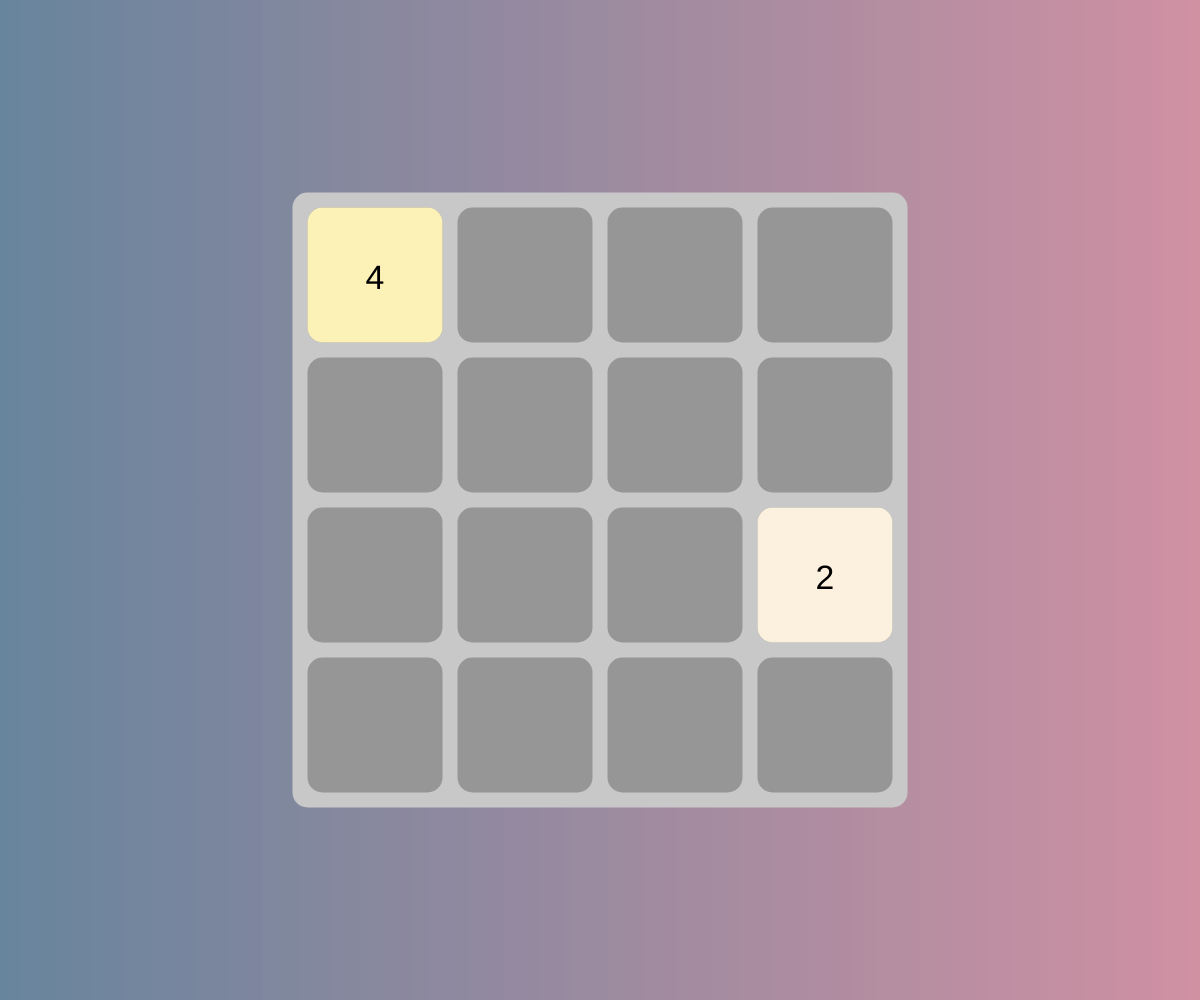
Frame 1 (no input)
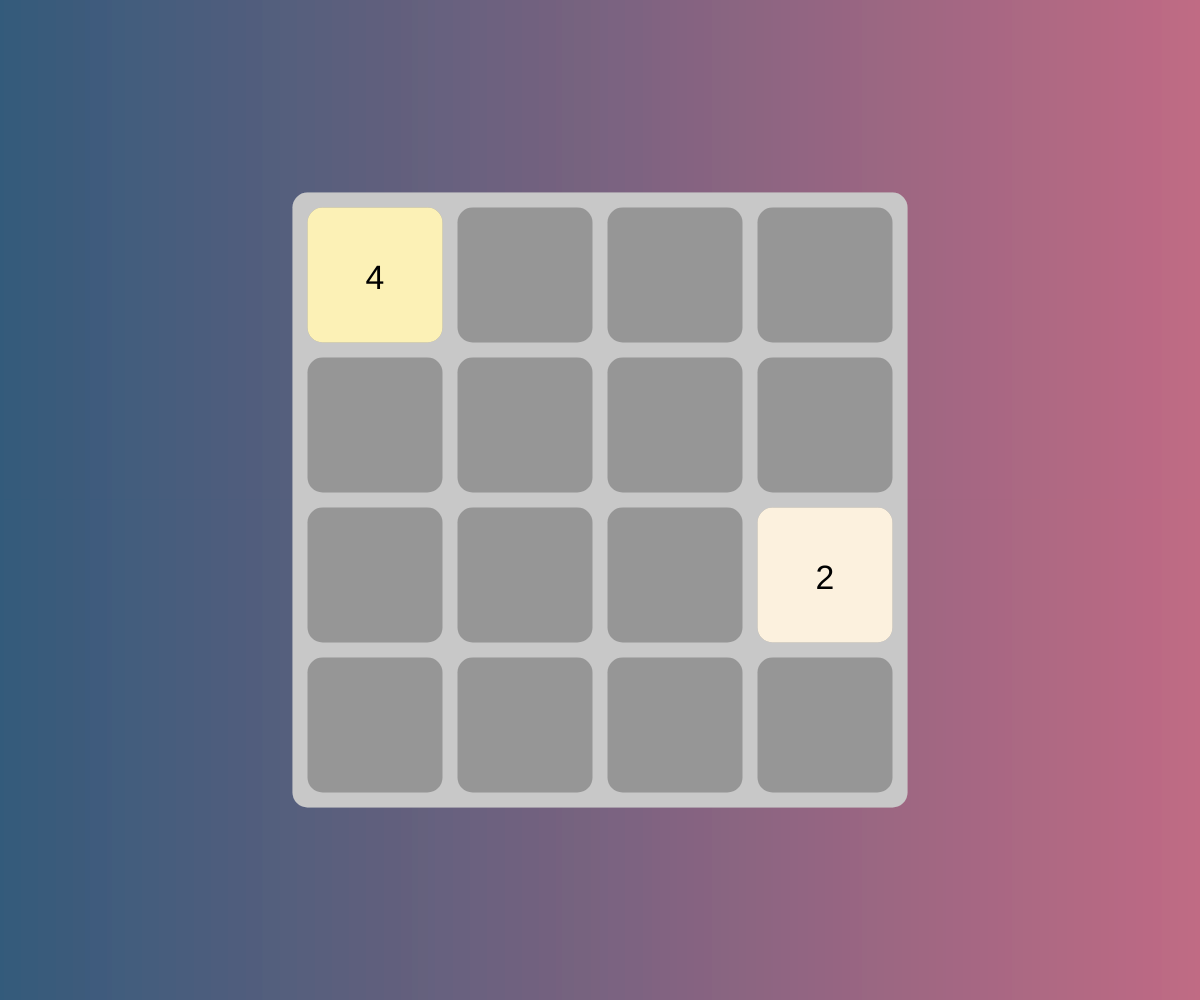
Frame 60 (no input)
Frame 120 (the mouse pressed at the canvas centre since frame 60): identical to frame 60, image omitted

The p5.js sketch that drew these frames (run headless with seeded random() and noise() and a simulated clock; from frame 60 on, the mouse is pressed at the canvas centre):

// p5.js sketch
// ── sketch.js
const   Y_AXIS = 1,
        X_AXIS = 2,
        COLS = 4,
        ROWS = 4,
        GAME = new Game2048(ROWS, COLS)

let     canvas, 
        CENTER_POINT,
        SIZE,
        GUT,
        COLOR_1,
        COLOR_2

function setup() {
    // frameRate(5)
    COLOR_1 = color(53, 92, 125)
    COLOR_2 = color(192, 108, 132)

    canvas = createCanvas(windowWidth, windowHeight)
    canvas.style('display', 'block')

    CENTER_POINT = createVector(windowWidth / 2, windowHeight / 2)
    SIZE = 600
    GUT = 15
    GAME.set_sizes(SIZE, GUT)
}

function draw() {
    setGradient(0, 0, width, height, COLOR_1, COLOR_2, X_AXIS)

    translate(CENTER_POINT)
    rectMode(CENTER);

    // Table
    draw_table()

    // Game
    GAME.draw()
}

function draw_table() {
    noStroke()
    fill(200)
    rect(0, 0, SIZE + GUT, SIZE + GUT, 15)
    fill(150)
    for (let i = 0; i < ROWS; i++) {
        for (let j = 0; j < COLS; j++) {
            let x = (SIZE / (ROWS * 2)) * (2 * i - (ROWS - 1))
            let y = (SIZE / (COLS * 2)) * (2 * j - (COLS - 1))
            let w = SIZE / ROWS - GUT
            let h = SIZE / COLS - GUT
            rect(x, y, w, h, 15)
        }
    }
}

/* Events */
function windowResized() {
    resizeCanvas(windowWidth, windowHeight)
    CENTER_POINT.set(windowWidth / 2, windowHeight / 2)
    GAME.set_sizes(SIZE, GUT)
}

function keyPressed() {
    if (!GAME.isMoving) {
        if (keyIsDown(UP_ARROW))            GAME.move(UP_ARROW)
        else if (keyIsDown(RIGHT_ARROW))    GAME.move(RIGHT_ARROW)
        else if (keyIsDown(DOWN_ARROW))     GAME.move(DOWN_ARROW)
        else if (keyIsDown(LEFT_ARROW))     GAME.move(LEFT_ARROW)
    }
}
// ── game.js
const FILL = {
    '2':    [252,241,222],
    '4':    [252,241,182],
    '8':    [242,205,159],
    '16':   [242,205,119],
    '32':   [226,176,111],
    '64':   [226,176,71],
    '128':  [233,150,59],
    '256':  [233,150,19],
    '512':  [244,208,88],
    '1024': [244,208,48],
    '2048': [244,88,88]
}, TEXT = {
    '2':    0,
    '4':    0,
    '8':    0,
    '16':   0,
    '32':   0,
    '64':   0,
    '128':  255,
    '256':  0,
    '512':  0,
    '1024': 0,
    '2048': 0
}

class Tile {
    constructor(value, i, j, w, h) {
        this.v = value
        this.i = i
        this.j = j
        this.w = w ? w : 0
        this.h = h ? h : 0
        this.combined = false
    }

    set_v(value) {
        this.v = value
    }

    get_v() {
        return this.v
    }

    set_size(w, h) {
        this.w = w
        this.h = h
    }

    draw(size, rows, cols) {
        if (this.v > 0) {
            let x = (size / (rows * 2)) * (2 * this.i - (rows - 1))
            let y = (size / (cols * 2)) * (2 * this.j - (cols - 1))

            noStroke()
            fill(FILL[this.v])
            rect(x, y, this.w, this.h, 15)

            textAlign(CENTER)
            textSize(this.h / 4)
            fill(TEXT[this.v])
            text(this.v, x, y + this.h / 10)
        }
    }
}

class Game2048 {
    constructor(rows, cols, size, gut) {
        this.rows = rows > 1 ? rows : 1
        this.cols = cols > 1 ? cols : 1
        this.size = size ? size : 0
        this.gut = gut ? gut : 0
        this.tiles = []

        for (let i = 0; i < this.rows; i++) {
            this.tiles[i] = []
            for (let j = 0; j < this.cols; j++) {
                let w = this.size / this.rows - this.gut
                let h = this.size / this.cols - this.gut

                this.tiles[i][j] = new Tile(0, i, j, w, h)
            }
        }
        this.make_turn()
        this.make_turn()

        this.isMoving = false
    }

    move(direction) {
        switch (direction) {
            case LEFT_ARROW:
                this.isMoving = true
                for (let k = 0; k < this.rows - 1; k++) {
                    for (let i = 0; i < this.rows - 1; i++) {
                        for (let j = 0; j < this.cols; j++) {
                            if (this.tiles[i][j].v == 0) {
                                this.tiles[i][j].v = this.tiles[i + 1][j].v
                                this.tiles[i + 1][j].v = 0
                                this.tiles[i + 1][j].combined = false
                            } else {
                                if (this.tiles[i][j].v == this.tiles[i + 1][j].v && !this.tiles[i][j].combined && !this.tiles[i + 1][j].combined) {
                                    this.tiles[i][j].v = this.tiles[i][j].v * 2
                                    this.tiles[i][j].combined = true
                                    this.tiles[i + 1][j].v = 0
                                }
                            }
                        }
                    }
                }
                for (let i = 0; i < this.rows; i++)
                    for (let j = 0; j < this.cols; j++)
                        this.tiles[i][j].combined = false
                this.isMoving = false
                break
            case DOWN_ARROW:
                this.isMoving = true
                for (let k = 0; k < this.rows - 1; k++) {
                    for (let i = this.rows - 1; i >= 0; i--) {
                        for (let j = this.cols - 1; j > 0; j--) {
                            if (this.tiles[i][j].v == 0) {
                                this.tiles[i][j].v = this.tiles[i][j - 1].v
                                this.tiles[i][j - 1].v = 0
                                this.tiles[i][j - 1].combined = false
                            } else {
                                if (this.tiles[i][j].v == this.tiles[i][j - 1].v && !this.tiles[i][j].combined && !this.tiles[i][j - 1].combined) {
                                    this.tiles[i][j].v = this.tiles[i][j].v * 2
                                    this.tiles[i][j].combined = true
                                    this.tiles[i][j - 1].v = 0
                                }
                            }
                        }
                    }
                }
                for (let i = 0; i < this.rows; i++)
                    for (let j = 0; j < this.cols; j++)
                        this.tiles[i][j].combined = false
                this.isMoving = false
                break
            case RIGHT_ARROW:
                this.isMoving = true
                for (let k = 0; k < this.rows - 1; k++) {
                    for (let i = this.rows - 1; i > 0; i--) {
                        for (let j = this.cols - 1; j >= 0; j--) {
                            if (this.tiles[i][j].v == 0) {
                                this.tiles[i][j].v = this.tiles[i - 1][j].v
                                this.tiles[i - 1][j].v = 0
                                this.tiles[i - 1][j].combined = false
                            } else {
                                if (this.tiles[i][j].v == this.tiles[i - 1][j].v && !this.tiles[i][j].combined && !this.tiles[i - 1][j].combined) {
                                    this.tiles[i][j].v = this.tiles[i][j].v * 2
                                    this.tiles[i][j].combined = true
                                    this.tiles[i - 1][j].v = 0
                                }
                            }
                        }
                    }
                }
                for (let i = 0; i < this.rows; i++)
                    for (let j = 0; j < this.cols; j++)
                        this.tiles[i][j].combined = false
                this.isMoving = false
                break
            case UP_ARROW:
                this.isMoving = true
                for (let k = 0; k < this.rows - 1; k++) {
                    for (let i = 0; i < this.rows; i++) {
                        for (let j = 0; j < this.cols - 1; j++) {
                            if (this.tiles[i][j].v == 0) {
                                this.tiles[i][j].v = this.tiles[i][j + 1].v
                                this.tiles[i][j + 1].v = 0
                                this.tiles[i][j + 1].combined = false
                            } else {
                                if (this.tiles[i][j].v == this.tiles[i][j + 1].v && !this.tiles[i][j].combined && !this.tiles[i][j + 1].combined) {
                                    this.tiles[i][j].v = this.tiles[i][j].v * 2
                                    this.tiles[i][j].combined = true
                                    this.tiles[i][j + 1].v = 0
                                }
                            }
                        }
                    }
                }
                for (let i = 0; i < this.rows; i++)
                    for (let j = 0; j < this.cols; j++)
                        this.tiles[i][j].combined = false
                this.isMoving = false
                break
            default:
                this.isMoving = false
                break
        }

        this.make_turn()
    }

    make_turn() {
        let empty = this.empty_tiles()
        if (empty) {
            let i = Math.floor(Math.random() * empty.length)
            let v = Math.random() > 0.35 ? 2 : 4
            this.tiles[empty[i][0]][empty[i][1]].v = v
        } else if (this.check_over()) {
            this.game_over()
        }
    }

    check_over() {
        for (let i = 0; i < this.rows - 1; i++)
            for (let j = 0; j < this.cols - 1; j++)
                if (this.tiles[i][j].v == this.tiles[i + 1][j] || this.tiles[i][j].v == this.tiles[i][j + 1])
                    return true
        return false
    }

    game_over() {
        alert("Game Over!")
    }

    set_sizes(size, gut) {
        this.size = size
        this.gut = gut
        let w = this.size / this.rows - this.gut
        let h = this.size / this.cols - this.gut
        for (let row of this.tiles) {
            for (let tile of row) {
                tile.set_size(w, h)
            }
        }
    }

    empty_tiles() {
        let t = []
        for (let i = 0; i < this.rows; i++)
            for (let j = 0; j < this.cols; j++)
                if (this.tiles[i][j].v == 0)
                    t.push([i, j])

        if (t.length > 0)   return t
        else                return false
    }

    draw() {
        for (let row of this.tiles) for (let tile of row) tile.draw(this.size, this.rows, this.cols)
    }
}

// ── util.js
/* Util functions */
function setGradient(x, y, w, h, c1, c2, axis) {

  noFill()

  if (axis == Y_AXIS) {
    for (let i = y; i <= y + h; i++) {
      let inter = map(i, y, y + h, 0, 1)
      let c = lerpColor(c1, c2, inter)
      stroke(c)
      line(x, i, x + w, i)
    }
  } else if (axis == X_AXIS) {
    for (let i = x; i <= x + w; i++) {
      let inter = map(i, x, x + w, 0, 1)
      let c = lerpColor(c1, c2, inter)
      stroke(c)
      line(i, y, i, y + h)
    }
  }
}
